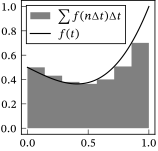

Reproduce this figure in Python.
from pathlib import PurePath

import matplotlib.pyplot as plt
import numpy as np

plt.style.use("sigproc")

x = np.linspace(0, 1, num=100)
n = np.linspace(0, 1, num=8)

f = x**3 - 0.5 * x + 0.5
g = n**3 - 0.5 * n + 0.5
g[-1] = g[-2]

fig, ax = plt.subplots()
ax.fill_between(
    n, g, step="post", label=r"$\sum f(n\increment t)\increment t$", color="gray", lw=0
)
ax.plot(x, f, label=r"$f(t)$")
ax.legend()
ax.axis("square")
fig.savefig(str(PurePath(__file__).parent / (PurePath(__file__).stem + ".pdf")))
